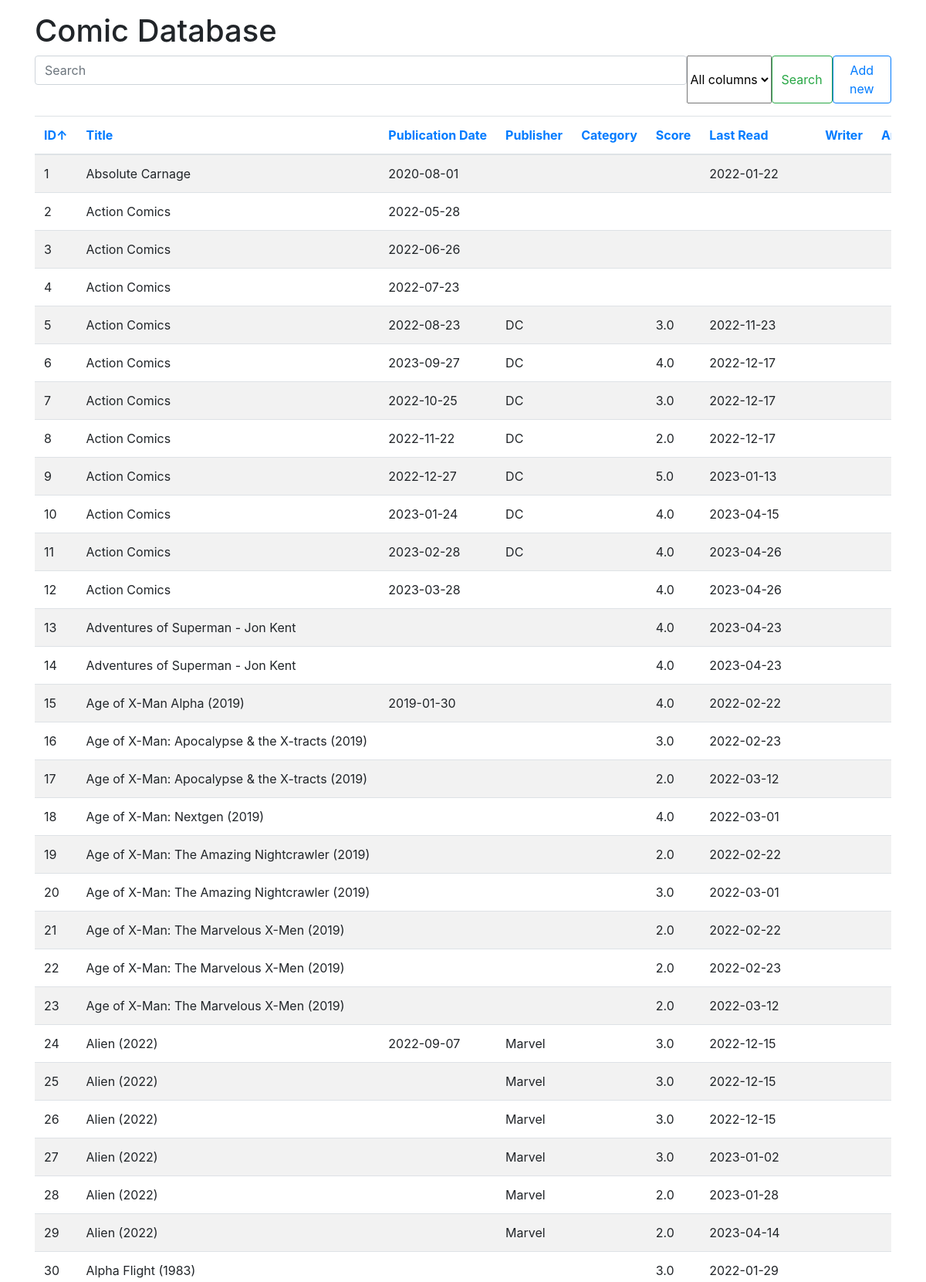
The page / (upper part) on the database its author committed.
### tables this page shows
CREATE TABLE comics
             (id INTEGER PRIMARY KEY,
              title TEXT,
              publication_date DATE,
              publisher TEXT,
              category TEXT,
              score REAL,
              last_read DATE,
              writer TEXT,
              artist TEXT,
              editor TEXT,
              comment TEXT);

### app.py (the view)
@app.route('/')
def index():
    conn = sqlite3.connect('Comics.sqlite')
    c = conn.cursor()
    limit = request.args.get('limit', 50, type=int)
    sort_by = request.args.get('sort_by', 'id')
    sort_order = request.args.get('sort_order', 'asc')
    c.execute("SELECT COUNT(*) FROM comics")
    total_records = c.fetchone()[0]
    total_pages = math.ceil(total_records / limit)
    current_page = int(request.args.get('page', 1))
    offset = (current_page - 1) * limit
    search_query = request.args.get('query', '').strip()
    search_column = request.args.get('column', 'all')
    if search_query:
        if search_column == 'all':
            sql_query = f"SELECT * FROM comics WHERE title LIKE ? OR publisher LIKE ? OR category LIKE ? OR writer LIKE ? OR artist LIKE ? OR editor LIKE ? OR comment LIKE ? ORDER BY {sort_by} {sort_order}"
            params = (f"%{search_query}%", f"%{search_query}%", f"%{search_query}%", f"%{search_query}%", f"%{search_query}%", f"%{search_query}%", f"%{search_query}%")
        else:
            sql_query = f"SELECT * FROM comics WHERE {search_column} LIKE ? ORDER BY {sort_by} {sort_order}"
            params = (f"%{search_query}%",)
            print("sql_query:", sql_query)
            print("params:", params)
        c.execute(sql_query, params)
        rows = c.fetchall()
        count_query = sql_query.replace('SELECT *', 'SELECT COUNT(*)').split('ORDER BY')[0]
        count_params = params
        c.execute(count_query, count_params)
        total_records = c.fetchone()[0]
        total_pages = math.ceil(total_records / limit)
    else:
        sql_query = f"SELECT * FROM comics ORDER BY {sort_by} {sort_order} LIMIT ? OFFSET ?"
        params = (limit, offset)
        c.execute(sql_query, params)
        rows = c.fetchall()
        print("rows:", rows)
        print("sort_by:", sort_by)
        print("sort_order:", sort_order)
        print("limit:", limit)
        print("current_page:", current_page)
        print("search_query:", search_query)
        print("search_column:", search_column)
    return render_template('index.html', rows=rows, sort_by=sort_by, sort_order=sort_order, limit=limit,
                           current_page=current_page, total_pages=total_pages, search_query=search_query,
                           search_column=search_column)

### app.py (called while the page is built)
def toggle_sort_order(column):
    sort_by = request.args.get('sort_by', 'id')
    sort_order = request.args.get('sort_order', 'asc')
    if sort_by == column:
        sort_order = 'desc' if sort_order == 'asc' else 'asc'
    return f"&sort_by={column}&sort_order={sort_order}"

@app.context_processor
def inject_toggle_sort_order():
    return dict(toggle_sort_order=toggle_sort_order)

### templates/index.html (shortened to what this page needs)
<!DOCTYPE html>
<html>
  <head>
    <link rel="stylesheet" href ="https://stackpath.bootstrapcdn.com/bootstrap/4.3.1/css/bootstrap.min.css">
    <link rel="stylesheet" type="text/css" href="{{ url_for('static', filename='custom.css') }}">
  </head>
  <body>
<div class="container mt-3">
  <h1>Comic Database</h1>
  <div class="row">
    <div class="col-md-12">
      <form method="GET" action="{{ url_for('index') }}" class="d-flex">
        <input class="form-control me-2" type="search" placeholder="Search" name="query" value="{{ search_query }}" />
        <select class="form-select me-2" name="column">
          <option value="all" {% if search_column == 'all' %}selected{% endif %}>All columns</option>
        </select>
        <button class="btn btn-outline-success me-2" type="submit">Search</button>
        <a href="{{ url_for('add_new') }}" class="btn btn-outline-primary">Add new</a>
      </form>
    </div>
  </div>
      <div class="table-responsive mt-3">
        <table class="table table-striped table-hover">
          <thead>
            <tr>
              <th>
                <a href="?sort_by=id{{ toggle_sort_order('id') }}">
                ID{% if sort_by == 'id' %}{% if sort_order == 'asc' %}&uarr;{% else %}&darr;{% endif %}{% endif %}
                </a>
              </th>
              <th>
                <a href="?sort_by=title{{ toggle_sort_order('title') }}">
                Title{% if sort_by == 'title' %}{% if sort_order == 'asc' %}&uarr;{% else %}&darr;{% endif %}{% endif %}
                </a>
              </th>
              <th class="nowrap">
                <a href="?sort_by=publication_date{{ toggle_sort_order('publication_date') }}">
                Publication Date{% if sort_by == 'publication_date' %}{% if sort_order == 'asc' %}&uarr;{% else %}&darr;{% endif %}{% endif %}
                </a>
              </th>
              <th>
                <a href="?sort_by=publisher{{ toggle_sort_order('publisher') }}">
                Publisher{% if sort_by == 'publisher' %}{% if sort_order == 'asc' %}&uarr;{% else %}&darr;{% endif %}{% endif %}
                </a>
              </th>
              <th>
                <a href="?sort_by=category{{ toggle_sort_order('category') }}">
                Category{% if sort_by == 'category' %}{% if sort_order == 'asc' %}&uarr;{% else %}&darr;{% endif %}{% endif %}
                </a>
              </th>
              <th>
                <a href="?sort_by=score{{ toggle_sort_order('score') }}">
                Score{% if sort_by == 'score' %}{% if sort_order == 'asc' %}&uarr;{% else %}&darr;{% endif %}{% endif %}
                </a>
              </th>
              <th class="nowrap">
                <a href="?sort_by=last_read{{ toggle_sort_order('last_read') }}">
              Last Read{% if sort_by == 'last_read' %}{% if sort_order == 'asc' %}&uarr;{% else %}&darr;{% endif %}{% endif %}
                </a>
              </th>
              <th>
                <a href="?sort_by=writer{{ toggle_sort_order('writer') }}">
              Writer{% if sort_by == 'writer' %}{% if sort_order == 'asc' %}&uarr;{% else %}&darr;{% endif %}{% endif %}
                </a>
              </th>
              <th>
                <a href="?sort_by=artist{{ toggle_sort_order('artist') }}">
                Artist{% if sort_by == 'artist' %}{% if sort_order == 'asc' %}&uarr;{% else %}&darr;{% endif %}{% endif %}
                </a>
              </th>
            </tr>
          </thead>
          <tbody>
            {% for row in rows %}
            <tr>
              <td>{{ row[0] }}</td>
              <td>{{ row[1] }}</td>
              <td>{{ row[2] }}</td>
              <td>{{ row[3] }}</td>
              <td>{{ row[4] }}</td>
              <td>{{ row[5] }}</td>
              <td>{{ row[6] }}</td>
              <td>{{ row[7] }}</td>
              <td>{{ row[8] }}</td>
            </tr>
            {% endfor %}
          </tbody>
        </table>
      </div>
</div>
  </body>
</html>

### static/custom.css (style rules this page uses)
table { width: 100%; overflow-x: auto; min-width: max-content; }
.nowrap { white-space: nowrap; }
th:nth-child(7), td:nth-child(7) { width: 150px; }

### rows shown on the page
comics: id "1", title "Absolute Carnage", publication_date "2020-08-01", last_read "2022-01-22"
comics: id "2", title "Action Comics", publication_date "2022-05-28"
comics: id "3", title "Action Comics", publication_date "2022-06-26"
comics: id "4", title "Action Comics", publication_date "2022-07-23"
comics: id "5", title "Action Comics", publication_date "2022-08-23", publisher "DC", score "3.0", last_read "2022-11-23"
comics: id "6", title "Action Comics", publication_date "2023-09-27", publisher "DC", score "4.0", last_read "2022-12-17"
comics: id "7", title "Action Comics", publication_date "2022-10-25", publisher "DC", score "3.0", last_read "2022-12-17"
comics: id "8", title "Action Comics", publication_date "2022-11-22", publisher "DC", score "2.0", last_read "2022-12-17"
comics: id "9", title "Action Comics", publication_date "2022-12-27", publisher "DC", score "5.0", last_read "2023-01-13"
comics: id "10", title "Action Comics", publication_date "2023-01-24", publisher "DC", score "4.0", last_read "2023-04-15"
comics: id "11", title "Action Comics", publication_date "2023-02-28", publisher "DC", score "4.0", last_read "2023-04-26"
comics: id "12", title "Action Comics", publication_date "2023-03-28", score "4.0", last_read "2023-04-26"
comics: id "13", title "Adventures of Superman - Jon Kent", score "4.0", last_read "2023-04-23"
comics: id "14", title "Adventures of Superman - Jon Kent", score "4.0", last_read "2023-04-23"
comics: id "15", title "Age of X-Man Alpha (2019)", publication_date "2019-01-30", score "4.0", last_read "2022-02-22"
comics: id "16", title "Age of X-Man: Apocalypse & the X-tracts (2019)", score "3.0", last_read "2022-02-23"
comics: id "17", title "Age of X-Man: Apocalypse & the X-tracts (2019)", score "2.0", last_read "2022-03-12"
comics: id "18", title "Age of X-Man: Nextgen (2019)", score "4.0", last_read "2022-03-01"
comics: id "19", title "Age of X-Man: The Amazing Nightcrawler (2019)", score "2.0", last_read "2022-02-22"
comics: id "20", title "Age of X-Man: The Amazing Nightcrawler (2019)", score "3.0", last_read "2022-03-01"
comics: id "21", title "Age of X-Man: The Marvelous X-Men (2019)", score "2.0", last_read "2022-02-22"
comics: id "22", title "Age of X-Man: The Marvelous X-Men (2019)", score "2.0", last_read "2022-02-23"
comics: id "23", title "Age of X-Man: The Marvelous X-Men (2019)", score "2.0", last_read "2022-03-12"
comics: id "24", title "Alien (2022)", publication_date "2022-09-07", publisher "Marvel", score "3.0", last_read "2022-12-15"
comics: id "25", title "Alien (2022)", publisher "Marvel", score "3.0", last_read "2022-12-15"
comics: id "26", title "Alien (2022)", publisher "Marvel", score "3.0", last_read "2022-12-15"
comics: id "27", title "Alien (2022)", publisher "Marvel", score "3.0", last_read "2023-01-02"
comics: id "28", title "Alien (2022)", publisher "Marvel", score "2.0", last_read "2023-01-28"
comics: id "29", title "Alien (2022)", publisher "Marvel", score "2.0", last_read "2023-04-14"
comics: id "30", title "Alpha Flight (1983)", score "3.0", last_read "2022-01-29"
